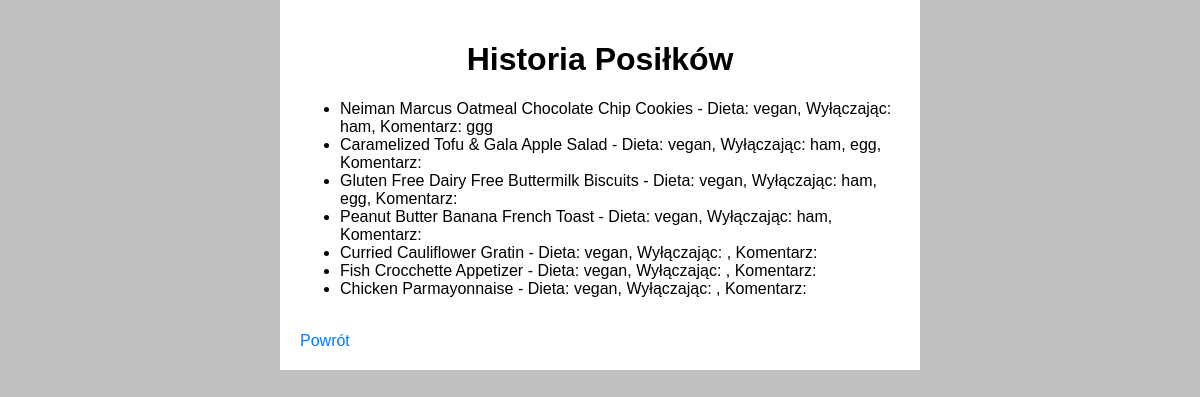
The page /history (signed in) on the database its author committed.
### app.py (models this page shows)
    class MealHistory(db.Model):
        id = db.Column(db.Integer, primary_key=True)
        user_id = db.Column(db.Integer, db.ForeignKey("user.id"), nullable=False)
        recipe = db.Column(db.String(255), nullable=False)
        chosen_diet = db.Column(db.String(20))
        ingredients_to_avoid = db.Column(db.String(255))
        comment = db.Column(db.String(255))

### app.py (the view)
@app.route("/history")
@login_required
def history():
    history_data = MealHistory.query.filter_by(user_id=current_user.id).all()
    return render_template("history.html", history_data=history_data)

### app.py (called while the page is built)
    @login_manager.user_loader
    def load_user(user_id):
        return User.query.get(int(user_id))

### templates/history.html (shortened to what this page needs)
<!DOCTYPE html>
<html>
<head>
    <link rel="stylesheet" href="{{ url_for('static', filename='styles.css') }}">
</head>
<body>
    <div class="container">
        <h1>Historia Posiłków</h1>
        <ul>
            {% for entry in history_data %}
                <li>{{ entry.recipe }} - Dieta: {{ entry.chosen_diet }}, Wyłączając: {{ entry.ingredients_to_avoid }}, Komentarz: {{ entry.comment }}</li>
            {% endfor %}
        </ul>
        <br>
        <a href="/">Powrót</a>
    </div>
</body>
</html>

### static/styles.css (style rules this page uses)
body { font-family: Arial, sans-serif; margin: 0; padding: 0; background-color: silver; }
.container { max-width: 600px; margin: 0 auto; padding: 20px; background-color: white; }
h1 { color: black; text-align: center; }
a { color: #007bff; text-decoration: none; }

### rows shown on the page
MealHistory: recipe "Neiman Marcus Oatmeal Chocolate Chip Cookies", chosen_diet "vegan", ingredients_to_avoid "ham", comment "ggg"
MealHistory: recipe "Caramelized Tofu & Gala Apple Salad", chosen_diet "vegan", ingredients_to_avoid "ham, egg"
MealHistory: recipe "Gluten Free Dairy Free Buttermilk Biscuits", chosen_diet "vegan", ingredients_to_avoid "ham, egg"
MealHistory: recipe "Peanut Butter Banana French Toast", chosen_diet "vegan", ingredients_to_avoid "ham"
MealHistory: recipe "Curried Cauliflower Gratin", chosen_diet "vegan"
MealHistory: recipe "Fish Crocchette Appetizer", chosen_diet "vegan"
MealHistory: recipe "Chicken Parmayonnaise", chosen_diet "vegan"
